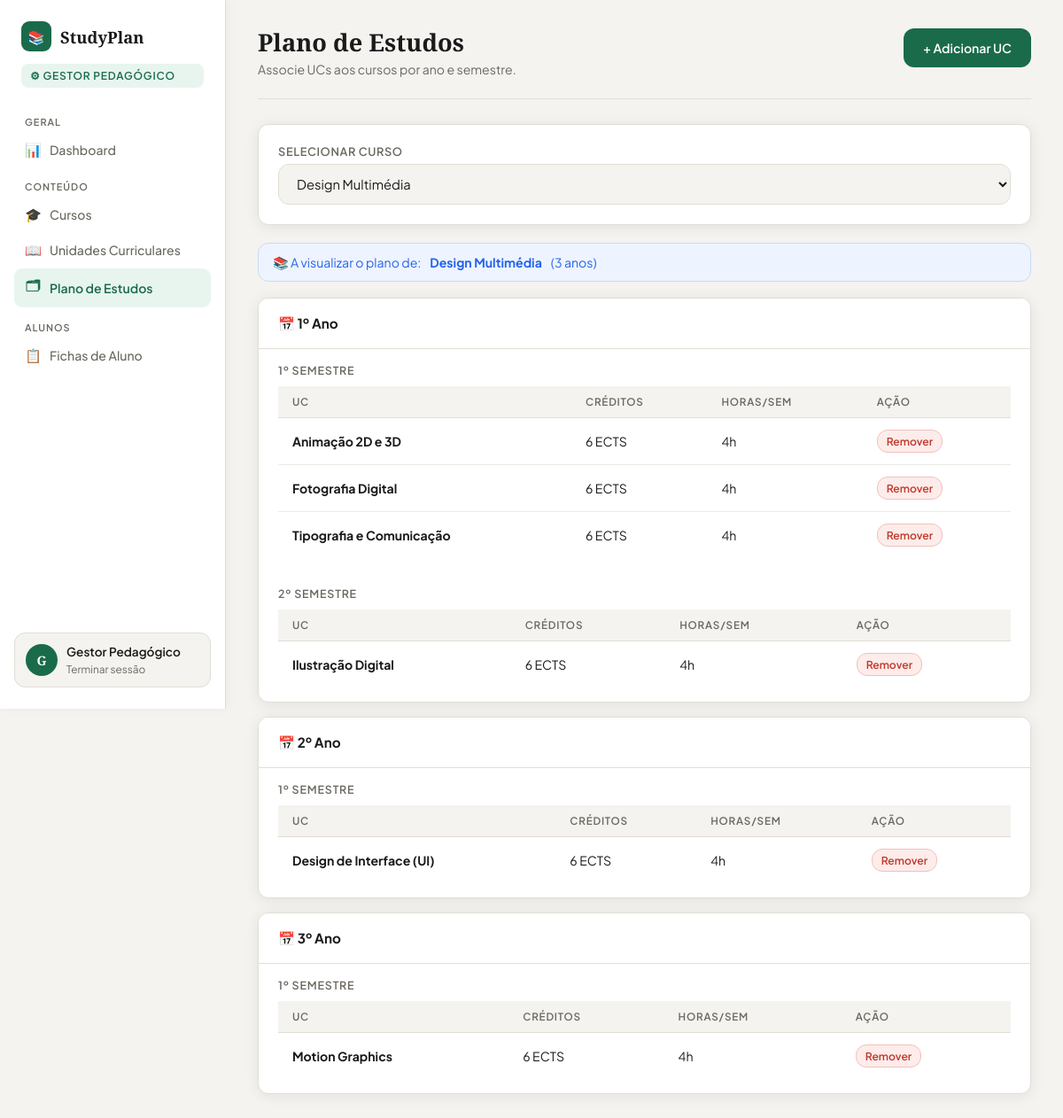
/admin/plano_estudos.php?curso=4 (signed in), run on the app's committed database.
### tables this page shows
CREATE TABLE `cursos` (
  `id` int(11) NOT NULL,
  `nome` varchar(150) NOT NULL,
  `descricao` text DEFAULT NULL,
  `duracao_anos` int(11) DEFAULT 3,
  `ativo` tinyint(1) DEFAULT 1,
  `criado_por` int(11) DEFAULT NULL,
  `criado_em` timestamp NOT NULL DEFAULT current_timestamp()
);

CREATE TABLE `plano_estudos` (
  `id` int(11) NOT NULL,
  `curso_id` int(11) NOT NULL,
  `uc_id` int(11) NOT NULL,
  `ano` int(11) NOT NULL CHECK (`ano` between 1 and 5),
  `semestre` int(11) NOT NULL CHECK (`semestre` between 1 and 2)
);

CREATE TABLE `ucs` (
  `id` int(11) NOT NULL,
  `nome` varchar(150) NOT NULL,
  `descricao` text DEFAULT NULL,
  `creditos` int(11) DEFAULT 6,
  `horas_semana` int(11) DEFAULT 4,
  `criado_em` timestamp NOT NULL DEFAULT current_timestamp()
);

### admin/plano_estudos.php (the view, shortened to what this page needs)
<?php
$db = getDB();
$curso_id = (int)($_GET['curso'] ?? 0);
$cursos = $db->query("SELECT * FROM cursos WHERE ativo=1 ORDER BY nome")->fetchAll();
$plano = [];
if ($curso_id) {
    $stmt = $db->prepare("SELECT pe.*, u.nome as uc_nome, u.creditos, u.horas_semana FROM plano_estudos pe JOIN ucs u ON pe.uc_id=u.id WHERE pe.curso_id=? ORDER BY pe.ano, pe.semestre, u.nome");
    $stmt->execute([$curso_id]);
    $rows = $stmt->fetchAll();
    foreach ($rows as $r) $plano[$r['ano']][$r['semestre']][] = $r;
}
$curso_sel = null;
if ($curso_id) { $s=$db->prepare("SELECT * FROM cursos WHERE id=?"); $s->execute([$curso_id]); $curso_sel=$s->fetch(); }
?>
<!DOCTYPE html>
<html lang="pt-PT">
<head><meta charset="UTF-8"><title>Plano de Estudos – Gestor</title>
<link rel="stylesheet" href="../assets/css/style.css"></head>
<body>
<div class="layout">
    <?php include 'sidebar.php'; ?>
    <main class="main">
        <div class="topbar">
            <div><h1>Plano de Estudos</h1><p>Associe UCs aos cursos por ano e semestre.</p></div>
            <?php if ($curso_id): ?>
            <button class="btn btn-primary" style="width:auto" onclick="document.getElementById('modal-add').classList.add('open')">+ Adicionar UC</button>
            <?php endif; ?>
        </div>
        <div class="card" style="margin-bottom:20px;">
            <div class="card-body">
                <form method="GET" style="display:flex;gap:12px;align-items:flex-end;">
                    <div class="form-group" style="flex:1;margin:0">
                        <label>Selecionar Curso</label>
                        <select name="curso" onchange="this.form.submit()">
                            <?php foreach ($cursos as $c): ?>
                                <option value="<?= $c['id'] ?>" <?= $curso_id==$c['id']?'selected':'' ?>><?= htmlspecialchars($c['nome']) ?></option>
                            <?php endforeach; ?>
                        </select>
                    </div>
                </form>
            </div>
        </div>
        <?php if ($curso_id && $curso_sel): ?>
        <div class="alert alert-info">📚 A visualizar o plano de: <strong><?= htmlspecialchars($curso_sel['nome']) ?></strong> (<?= $curso_sel['duracao_anos'] ?> anos)</div>
        <?php if ($plano): ?>
            <?php foreach ($plano as $ano => $semestres): ?>
            <div class="card" style="margin-bottom:16px;">
                <div class="card-header"><h3>📅 <?= $ano ?>º Ano</h3></div>
                <?php foreach ($semestres as $sem => $ucs): ?>
                <div style="padding:0 22px 16px;">
                    <p style="font-size:0.78rem;color:var(--muted);text-transform:uppercase;letter-spacing:0.8px;font-weight:600;margin:16px 0 10px;"><?= $sem ?>º Semestre</p>
                    <table>
                        <thead><tr><th>UC</th><th>Créditos</th><th>Horas/sem</th><th>Ação</th></tr></thead>
                        <tbody>
                        <?php foreach ($ucs as $u): ?>
                        <tr>
                            <td><strong><?= htmlspecialchars($u['uc_nome']) ?></strong></td>
                            <td><?= $u['creditos'] ?> ECTS</td>
                            <td><?= $u['horas_semana'] ?>h</td>
                            <td><a href="plano_estudos.php?curso=<?= $curso_id ?>&remover=<?= $u['id'] ?>" class="btn btn-danger btn-xs" onclick="return confirm('Remover do plano?')">Remover</a></td>
                        </tr>
                        <?php endforeach; ?>
                        </tbody>
                    </table>
                </div>
                <?php endforeach; ?>
            </div>
            <?php endforeach; ?>
        <?php else: ?>
            <div class="empty-state"><div class="empty-icon">🗂</div><p>Nenhuma UC no plano. Adicione a primeira!</p></div>
        <?php endif; ?>
        <?php elseif (!$curso_id): ?>
            <div class="empty-state"><div class="empty-icon">👆</div><p>Selecione um curso para ver o plano de estudos.</p></div>
        <?php endif; ?>
    </main>
</div>
</body>
</html>

### assets/css/style.css (style rules this page uses)
:root { --bg: #F4F3EF; --bg2: #ECEAE4; --white: #FFFFFF; --card: #FFFFFF; --border: #E2DED6; --accent: #1A6B4A; --accent2: #2E9E6E; --accent3: #E8F5EF; --text: #1A1A1A; --muted: #6B6860; --danger: #C0392B; --danger-bg: #FDECEA; --warning: #D4761A; --warning-bg: #FEF3E7; --success: #1A6B4A; --success-bg: #E8F5EF; --radius: 12px; --shadow: 0 2px 16px rgba(0,0,0,0.08); --shadow-lg: 0 8px 32px rgba(0,0,0,0.12); }
* { margin: 0; padding: 0; box-sizing: border-box; }
body { font-family: 'Plus Jakarta Sans', sans-serif; background: var(--bg); color: var(--text); min-height: 100vh; font-size: 0.95rem; }
h1, h2, h3 { font-family: 'Playfair Display', serif; }
a { color: inherit; text-decoration: none; }
.form-group { margin-bottom: 18px; }
.form-group label { display: block; font-size: 0.8rem; color: var(--muted); margin-bottom: 6px; font-weight: 600; text-transform: uppercase; letter-spacing: 0.6px; }
.form-group input, .form-group select, .form-group textarea { width: 100%; padding: 12px 16px; background: var(--bg); border: 1.5px solid var(--border); border-radius: var(--radius); color: var(--text); font-family: 'Plus Jakarta Sans', sans-serif; font-size: 0.92rem; transition: border-color 0.2s, box-shadow 0.2s; outline: none; }
.btn { display: inline-flex; align-items: center; gap: 7px; padding: 11px 22px; border-radius: var(--radius); font-family: 'Plus Jakarta Sans', sans-serif; font-weight: 600; font-size: 0.88rem; cursor: pointer; border: none; transition: all 0.18s; text-decoration: none; white-space: nowrap; }
.btn-primary { background: var(--accent); color: white; width: 100%; justify-content: center; padding: 13px 22px; }
.btn-danger { background: var(--danger-bg); color: var(--danger); border: 1.5px solid #f1c0bc; width: auto; }
.btn-xs { padding: 4px 10px; font-size: 0.76rem; }
.alert { padding: 12px 16px; border-radius: var(--radius); margin-bottom: 18px; font-size: 0.88rem; display: flex; align-items: flex-start; gap: 10px; }
.alert-info { background: #EEF4FF; border: 1px solid #C7D9F8; color: #2563EB; }
.layout { display: flex; min-height: 100vh; }
.main { margin-left: 255px; flex: 1; padding: 32px 36px; min-height: 100vh; }
.topbar { display: flex; justify-content: space-between; align-items: flex-start; margin-bottom: 28px; padding-bottom: 24px; border-bottom: 1px solid var(--border); }
.topbar h1 { font-size: 1.7rem; line-height: 1.2; }
.topbar p { color: var(--muted); font-size: 0.88rem; margin-top: 4px; }
.card { background: var(--white); border: 1px solid var(--border); border-radius: var(--radius); overflow: hidden; box-shadow: var(--shadow); margin-bottom: 22px; }
.card-header { display: flex; justify-content: space-between; align-items: center; padding: 18px 22px; border-bottom: 1px solid var(--border); background: var(--white); }
.card-header h3 { font-family: 'Plus Jakarta Sans', sans-serif; font-size: 0.95rem; font-weight: 700; }
.card-body { padding: 22px; }
table { width: 100%; border-collapse: collapse; }
th { text-align: left; padding: 10px 16px; font-size: 0.73rem; color: var(--muted); text-transform: uppercase; letter-spacing: 0.8px; font-weight: 600; background: var(--bg); border-bottom: 1px solid var(--border); }
td { padding: 13px 16px; font-size: 0.88rem; border-bottom: 1px solid var(--bg2); vertical-align: middle; }
tr:last-child td { border-bottom: none; }

### data on the page
cursos: nome "Design Multimédia", duracao_anos "3"
plano_estudos: uc.nome "Animação 2D e 3D", uc.creditos "6", uc.horas_semana "4"
plano_estudos: uc.nome "Fotografia Digital", uc.creditos "6", uc.horas_semana "4"
plano_estudos: uc.nome "Tipografia e Comunicação", uc.creditos "6", uc.horas_semana "4"
plano_estudos: uc.nome "Ilustração Digital", uc.creditos "6", uc.horas_semana "4"
plano_estudos: uc.nome "Design de Interface (UI)", uc.creditos "6", uc.horas_semana "4"
plano_estudos: uc.nome "Motion Graphics", uc.creditos "6", uc.horas_semana "4"

### other printed values
$ini "G"
$_SESSION['user_nome'] "Gestor Pedagógico"
$ano "1"
$sem "1"
$sem "2"
$ano "2"
$ano "3"
form field curso "Design Multimédia"
